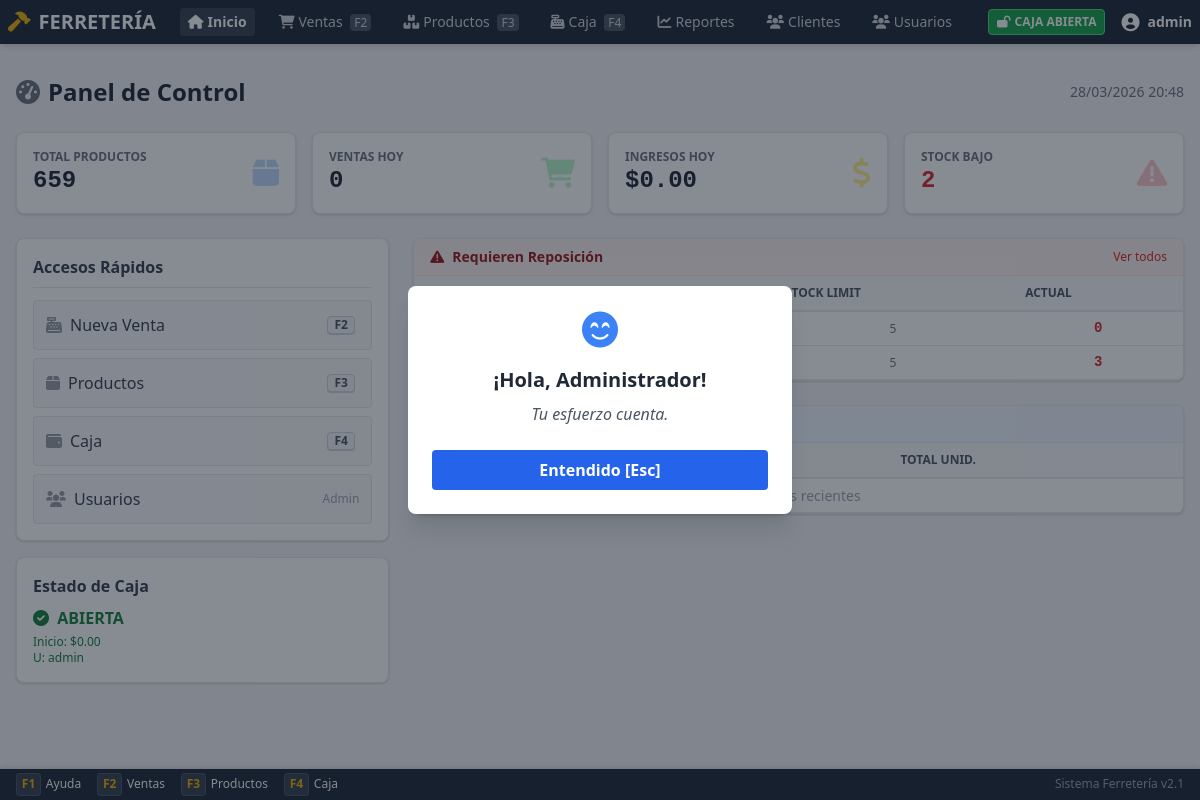
Page /dashboard.php (signed in) on the earlier database version.
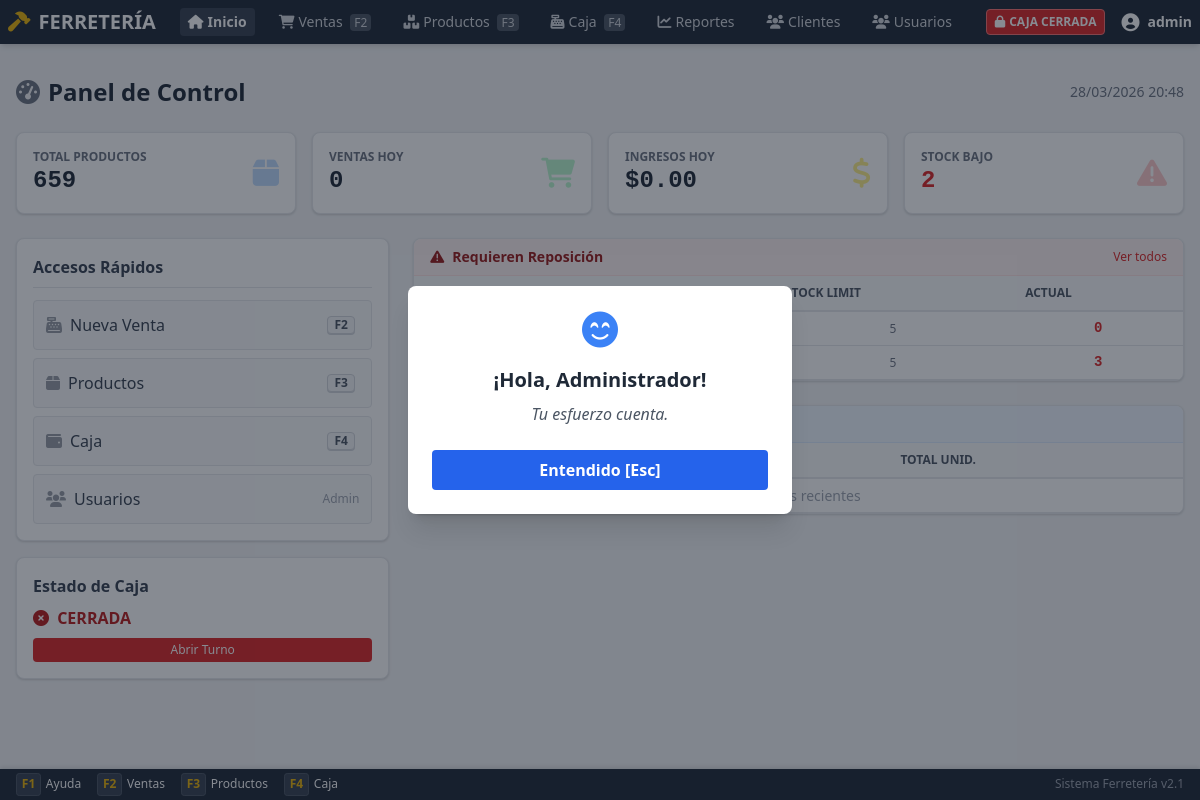
Same page on the later database version.
### tables this page shows
CREATE TABLE `turnos_caja` (
  `id` int(11) NOT NULL,
  `user_id` int(11) NOT NULL,
  `usuario_id` int(11) DEFAULT NULL,
  `usuario_nombre` varchar(100) DEFAULT NULL,
  `monto_inicial` decimal(10,2) NOT NULL DEFAULT 0.00,
  `monto_final` decimal(10,2) DEFAULT NULL,
  `monto_esperado` decimal(10,2) DEFAULT NULL,
  `diferencia` decimal(10,2) DEFAULT NULL,
  `estado` enum('abierto','cerrado') DEFAULT 'abierto',
  `fecha_apertura` timestamp NOT NULL DEFAULT current_timestamp(),
  `fecha_cierre` timestamp NULL DEFAULT NULL,
  `notas_apertura` text DEFAULT NULL,
  `notas_cierre` text DEFAULT NULL,
  `cerrado_por` int(11) DEFAULT NULL
);

### app/Core/Database.php (called while the page is built, shortened)
<?php
class Database
{
    private static $instance = null;
    private $pdo;
    private function __construct()
    {
        try {
            $dsn = sprintf(
                "mysql:host=%s;dbname=%s;charset=%s",
                DB_HOST,
                DB_NAME,
                DB_CHARSET
            );
            $options = [
                PDO::ATTR_ERRMODE => PDO::ERRMODE_EXCEPTION,
                PDO::ATTR_DEFAULT_FETCH_MODE => PDO::FETCH_ASSOC,
                PDO::ATTR_EMULATE_PREPARES => false,
                PDO::MYSQL_ATTR_INIT_COMMAND => "SET NAMES " . DB_CHARSET
            ];
            $this->pdo = new PDO($dsn, DB_USER, DB_PASS, $options);
        } catch (PDOException $e) {
            Logger::error('Database connection failed', [
                'error' => $e->getMessage()
            ]);
            die('Error de conexión a la base de datos. Por favor contacte al administrador.');
        }
    }
    public static function getInstance()
    {
        if (self::$instance === null) {
            self::$instance = new self();
        }
        return self::$instance;
    }
    public function query($sql, $params = [])
    {
        try {
            $stmt = $this->pdo->prepare($sql);
            $stmt->execute($params);
            return $stmt;
        } catch (PDOException $e) {
            Logger::error('Database query failed', [
                'sql' => $sql,
                'error' => $e->getMessage()
            ]);
            throw $e;
        }
    }
    public function fetchOne($sql, $params = [])
    {
        $stmt = $this->query($sql, $params);
        return $stmt->fetch();
    }
}

### app/helpers.php (called while the page is built, shortened)
<?php
if (!function_exists('canAccess')) {
    function canAccess($section)
    {
        $role = strtolower($_SESSION['role']);
        if ($role === 'admin') {
            return true;
        }
        return false;
    }
}

### public/dashboard.php (the view, shortened to what the changed rows need)
<?php
$userId = $_SESSION['user_id'];
$db = Database::getInstance();
$turnoAbierto = null;
if (canAccess('cash')) {
    $turnoAbierto = $db->fetchOne("SELECT * FROM turnos_caja WHERE user_id = ? AND estado = 'abierto'", [$userId]);
}
?>
<!DOCTYPE html>
<html lang="es">
<head>
    <script src="assets/js/tailwindcss.js"></script>
    <link href="assets/css/fontawesome.min.css" rel="stylesheet">
</head>
<body class="bg-gray-100 flex flex-col min-h-screen pb-12">
    <?php include __DIR__ . '/../includes/nav.php'; ?>
    <div class="max-w-7xl mx-auto px-4 py-8 w-full flex-1">
        <div class="flex justify-between items-center mb-6">
            <h1 class="text-2xl font-bold text-gray-800">
                <i class="fas fa-tachometer-alt mr-2 text-gray-500"></i>Panel de Control
            </h1>
        </div>
        <div class="grid grid-cols-1 lg:grid-cols-3 gap-6">
            <div class="lg:col-span-1">
                <?php if (canAccess('cash')): ?>
                <div class="card-compact p-4 <?php echo $turnoAbierto ? 'border-green-200 bg-green-50' : 'border-red-200 bg-red-50'; ?>">
                    <?php if ($turnoAbierto): ?>
                        <div class="text-green-700">
                            <i class="fas fa-check-circle mr-1"></i> <strong>ABIERTA</strong>
                            <p class="text-xs mt-1">Inicio: $<?php echo number_format($turnoAbierto['monto_inicial'], 2); ?></p>
                            <p class="text-xs">U: <?php echo $turnoAbierto['usuario_nombre']; ?></p>
                        </div>
                    <?php else: ?>
                        <div class="text-red-700">
                            <i class="fas fa-times-circle mr-1"></i> <strong>CERRADA</strong>
                            <a href="cash.php" class="block mt-2 text-center text-xs bg-red-600 text-white py-1 rounded hover:bg-red-700">Abrir Turno</a>
                        </div>
                    <?php endif; ?>
                </div>
                <?php endif; ?>
            </div>
            <div class="lg:col-span-2 space-y-6">
                <?php if ($_SESSION['role'] !== 'cajero'): ?>
                <div class="card-compact overflow-hidden">
                    <div class="overflow-x-auto">
                        <table class="dense-table">
                            <thead>
                                <tr>
                                    <th>Producto</th>
                                    <th class="text-center">Stock Limit</th>
                                    <th class="text-center">Actual</th>
                                </tr>
                            </thead>
                        </table>
                    </div>
                </div>
                <?php endif; ?>
                <div class="card-compact overflow-hidden">
                    <div class="overflow-x-auto">
                        <table class="dense-table">
                            <thead>
                                <tr>
                                    <th>Producto</th>
                                    <th class="text-center">Ventas</th>
                                    <th class="text-right">Total Unid.</th>
                                </tr>
                            </thead>
                        </table>
                    </div>
                </div>
            </div>
        </div>
    </div>
</body>
</html>

### includes/nav.php (shortened to what the changed rows need)
<?php
$turnoAbiertoNav = false;
if (isset($_SESSION['user_id'])) {
    $dbNav = Database::getInstance();
    $turnoAbiertoNav = $dbNav->fetchOne("SELECT id FROM turnos_caja WHERE user_id = ? AND estado = 'abierto'", [$_SESSION['user_id']]);
}
?>
<link href="assets/css/styles.css" rel="stylesheet">
<nav class="bg-gray-800 text-white p-2 flex justify-between items-center shadow-md sticky top-0 z-40">
    <div class="flex items-center gap-4 text-sm">
        <?php if ($turnoAbiertoNav): ?>
            <span class="bg-green-600 px-2 py-1 rounded text-xs font-bold border border-green-400">
                <i class="fas fa-lock-open mr-1"></i>CAJA ABIERTA
            </span>
        <?php else: ?>
            <span class="bg-red-600 px-2 py-1 rounded text-xs font-bold border border-red-400 animate-pulse">
                <i class="fas fa-lock mr-1"></i>CAJA CERRADA
            </span>
        <?php endif; ?>
        <div class="relative group">
            <button class="flex items-center hover:text-yellow-400 focus:outline-none">
            </button>
        </div>
    </div>
</nav>

Differences in the rows shown:
removed turnos_caja: monto_inicial "0.00", usuario_nombre "admin"
Other differences:
text no longer shown: "CAJA ABIERTA ABIERTA Inicio: $ U:"
text now shown: "CAJA CERRADA CERRADA Abrir Turno"
